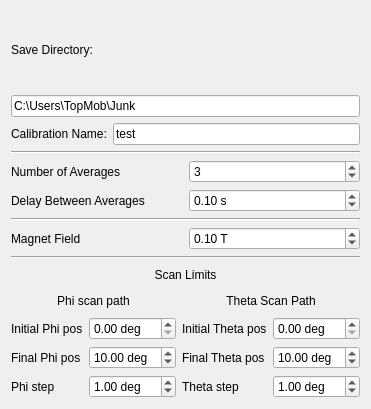
<?xml version="1.0" encoding="UTF-8"?>
<ui version="4.0">
 <class>Form</class>
 <widget class="QWidget" name="Form">
  <property name="geometry">
   <rect>
    <x>0</x>
    <y>0</y>
    <width>367</width>
    <height>409</height>
   </rect>
  </property>
  <property name="windowTitle">
   <string>Form</string>
  </property>
  <layout class="QVBoxLayout" name="verticalLayout">
   <item>
    <layout class="QGridLayout" name="save_params">
     <item row="1" column="0" colspan="2">
      <widget class="QLineEdit" name="save_dir">
       <property name="text">
        <string>C:\Users\TopMob\Junk</string>
       </property>
       <property name="placeholderText">
        <string>C:\Users\</string>
       </property>
      </widget>
     </item>
     <item row="2" column="0">
      <widget class="QLabel" name="label_12">
       <property name="enabled">
        <bool>true</bool>
       </property>
       <property name="text">
        <string>Calibration Name:</string>
       </property>
      </widget>
     </item>
     <item row="0" column="0" colspan="2">
      <widget class="QLabel" name="label_8">
       <property name="text">
        <string>Save Directory:</string>
       </property>
      </widget>
     </item>
     <item row="2" column="1">
      <widget class="QLineEdit" name="name">
       <property name="text">
        <string>test</string>
       </property>
       <property name="placeholderText">
        <string>test</string>
       </property>
      </widget>
     </item>
    </layout>
   </item>
   <item>
    <widget class="Line" name="line_2">
     <property name="orientation">
      <enum>Qt::Horizontal</enum>
     </property>
    </widget>
   </item>
   <item>
    <layout class="QGridLayout" name="gridLayout_2">
     <item row="0" column="0">
      <widget class="QLabel" name="label_4">
       <property name="text">
        <string>Number of Averages</string>
       </property>
      </widget>
     </item>
     <item row="0" column="1">
      <widget class="QSpinBox" name="num_averages">
       <property name="value">
        <number>3</number>
       </property>
      </widget>
     </item>
     <item row="1" column="0">
      <widget class="QLabel" name="label_5">
       <property name="text">
        <string>Delay Between Averages</string>
       </property>
      </widget>
     </item>
     <item row="1" column="1">
      <widget class="QDoubleSpinBox" name="delay">
       <property name="suffix">
        <string> s</string>
       </property>
       <property name="singleStep">
        <double>0.010000000000000</double>
       </property>
       <property name="value">
        <double>0.100000000000000</double>
       </property>
      </widget>
     </item>
    </layout>
   </item>
   <item>
    <widget class="Line" name="line">
     <property name="orientation">
      <enum>Qt::Horizontal</enum>
     </property>
    </widget>
   </item>
   <item>
    <layout class="QGridLayout" name="gridLayout">
     <item row="0" column="1">
      <widget class="QDoubleSpinBox" name="mag_field">
       <property name="suffix">
        <string> T</string>
       </property>
       <property name="decimals">
        <number>2</number>
       </property>
       <property name="minimum">
        <double>-0.2000000000000000</double>
       </property>
       <property name="maximum">
        <double>0.2000000000000000</double>
       </property>
       <property name="singleStep">
        <double>0.000100000000000</double>
       </property>
       <property name="value">
        <double>0.100000000000000</double>
       </property>
      </widget>
     </item>
     <item row="0" column="0">
      <widget class="QLabel" name="label_6">
       <property name="text">
        <string>Magnet Field</string>
       </property>
      </widget>
     </item>
    </layout>
   </item>
   <item>
    <widget class="Line" name="line_4">
     <property name="orientation">
      <enum>Qt::Horizontal</enum>
     </property>
    </widget>
   </item>
   <item>
    <layout class="QGridLayout" name="gridLayout_3">
     <item row="1" column="0" colspan="2">
      <widget class="QLabel" name="label_10">
       <property name="text">
        <string>Phi scan path</string>
       </property>
       <property name="alignment">
        <set>Qt::AlignCenter</set>
       </property>
      </widget>
     </item>
     <item row="0" column="0" colspan="4">
      <widget class="QLabel" name="label_9">
       <property name="text">
        <string>Scan Limits</string>
       </property>
       <property name="alignment">
        <set>Qt::AlignCenter</set>
       </property>
      </widget>
     </item>
     <item row="2" column="1">
      <widget class="QDoubleSpinBox" name="phi_start">
       <property name="suffix">
        <string> deg</string>
       </property>
       <property name="decimals">
        <number>2</number>
       </property>
       <property name="minimum">
        <double>0.000000000000000</double>
       </property>
       <property name="maximum">
        <double>359.000000000000000</double>
       </property>
       <property name="singleStep">
        <double>0.010000000000000</double>
       </property>
       <property name="value">
        <double>0.000000000000000</double>
       </property>
      </widget>
     </item>
     <item row="1" column="2" colspan="2">
      <widget class="QLabel" name="label_11">
       <property name="text">
        <string>Theta Scan Path</string>
       </property>
       <property name="alignment">
        <set>Qt::AlignCenter</set>
       </property>
      </widget>
     </item>
     <item row="3" column="0">
      <widget class="QLabel" name="label_15">
       <property name="text">
        <string>Final Phi pos</string>
       </property>
      </widget>
     </item>
     <item row="3" column="1">
      <widget class="QDoubleSpinBox" name="phi_end">
       <property name="suffix">
        <string> deg</string>
       </property>
       <property name="decimals">
        <number>2</number>
       </property>
       <property name="minimum">
        <double>0.000000000000000</double>
       </property>
       <property name="maximum">
        <double>359.000000000000000</double>
       </property>
       <property name="singleStep">
        <double>0.010000000000000</double>
       </property>
       <property name="value">
        <double>10.000000000000000</double>
       </property>
      </widget>
     </item>
     <item row="3" column="3">
      <widget class="QDoubleSpinBox" name="theta_end">
       <property name="suffix">
        <string> deg</string>
       </property>
       <property name="decimals">
        <number>2</number>
       </property>
       <property name="minimum">
        <double>0.000000000000000</double>
       </property>
       <property name="maximum">
        <double>359.000000000000000</double>
       </property>
       <property name="singleStep">
        <double>0.010000000000000</double>
       </property>
       <property name="value">
        <double>10.000000000000000</double>
       </property>
      </widget>
     </item>
     <item row="3" column="2">
      <widget class="QLabel" name="label_19">
       <property name="text">
        <string>Final Theta pos</string>
       </property>
      </widget>
     </item>
     <item row="2" column="2">
      <widget class="QLabel" name="label_14">
       <property name="text">
        <string>Initial Theta pos</string>
       </property>
      </widget>
     </item>
     <item row="2" column="0">
      <widget class="QLabel" name="label_13">
       <property name="text">
        <string>Initial Phi pos</string>
       </property>
      </widget>
     </item>
     <item row="2" column="3">
      <widget class="QDoubleSpinBox" name="theta_start">
       <property name="suffix">
        <string> deg</string>
       </property>
       <property name="decimals">
        <number>2</number>
       </property>
       <property name="minimum">
        <double>0.000000000000000</double>
       </property>
       <property name="maximum">
        <double>359.000000000000000</double>
       </property>
       <property name="singleStep">
        <double>0.010000000000000</double>
       </property>
       <property name="value">
        <double>0.000000000000000</double>
       </property>
      </widget>
     </item>
     <item row="4" column="0">
      <widget class="QLabel" name="label_20">
       <property name="text">
        <string>Phi step</string>
       </property>
      </widget>
     </item>
     <item row="4" column="2">
      <widget class="QLabel" name="label_21">
       <property name="text">
        <string>Theta step</string>
       </property>
      </widget>
     </item>
     <item row="4" column="1">
      <widget class="QDoubleSpinBox" name="phi_step">
       <property name="suffix">
        <string> deg</string>
       </property>
       <property name="decimals">
        <number>2</number>
       </property>
       <property name="maximum">
        <double>10.000000000000000</double>
       </property>
       <property name="singleStep">
        <double>0.001000000000000</double>
       </property>
       <property name="value">
        <double>1.000000000000000</double>
       </property>
      </widget>
     </item>
     <item row="4" column="3">
      <widget class="QDoubleSpinBox" name="theta_step">
       <property name="suffix">
        <string> deg</string>
       </property>
       <property name="decimals">
        <number>2</number>
       </property>
       <property name="maximum">
        <double>10.000000000000000</double>
       </property>
       <property name="singleStep">
        <double>0.001000000000000</double>
       </property>
       <property name="value">
        <double>1.000000000000000</double>
       </property>
      </widget>
     </item>
    </layout>
   </item>
  </layout>
 </widget>
 <resources/>
 <connections/>
</ui>
